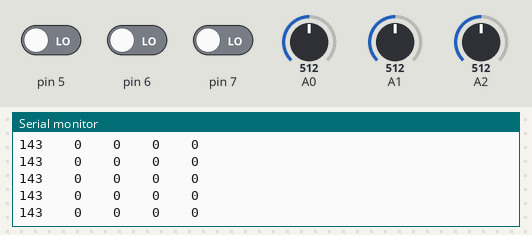
A sketch run on a simulated Arduino Uno, built with avr-gcc and run on an emulated ATmega328P. Parts: the last lines printed to the serial monitor. The test bench sets the inputs (shaded band); at power-on: A2 = 512, pin 5 LOW, pin 6 LOW, pin 7 LOW, A0 = 512, A1 = 512. No radio packets arrive unless stated.

Above: at 1.2 s.
1.3 s: A2 set to 694
At 2.4 s:
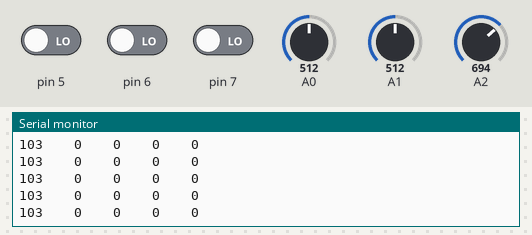
4.3 s: A2 set to 726
At 5.1 s:
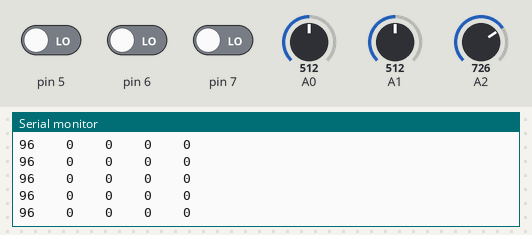
Timing chart, 0 to 7.3 s (numbered marks = the images above; inputs shaded):
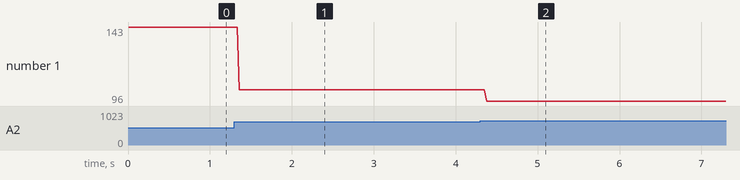

Measured:
- after the input at 1.3 s, the serial monitor: prints a new line after 0.06 s (image 1)
- after the input at 4.3 s, the serial monitor: prints a new line after 0.08 s (image 2)
- plotted number 1: 143 → 103 after the input at 1.3 s, 103 → 96 after the input at 4.3 s

The sketch:

Loco-control_TX.ino
```cpp
/* nrf24 RC controller for locomotive - Transmeter
    9.04.2020
*/

#include <SPI.h>
#include <nRF24L01.h>
#include <RF24.h>
#include <Wire.h>


int data[5];
int Speed; int way; int light; int sp;


RF24 radio(9, 10); //CE, CSN //MSOI-11, MISO-12, CLK-13

const byte password[6] = "00011"; //*enter a security code //

void setup() {
  pinMode(5, INPUT);
  pinMode(6, INPUT);
  pinMode(7, INPUT);

  Serial.begin(9600);
 Wire.begin();

  radio.begin();
  radio.openWritingPipe(password);
  radio.setPALevel(RF24_PA_MAX);
  radio.stopListening();


}

void loop() {

  int F = analogRead(A0);
  int B = analogRead(A1);

  sp = 0;
  for (int i = 0; i < 10; i++) {
    sp = sp + analogRead(A2);
  }
  Speed = sp / 10;

  int L1 = digitalRead(6);
  int L2 = digitalRead(7);
  int H = digitalRead(5);


  if (F > 1020 && B < 1020) {
    way = 1;                            //forword
  } else if (B > 1020 && F < 1020) {
    way = 2;                            //backword
  } else {
    way = 0;                            //stop
  }

 /* if (L1 == 1) {
    L1 = 1;
  } else {
    L1 = 0;
  }

  if (L2 == 1) {
    L2 = 1;
  } else {
    L2 = 0;
  }
*/
  data[0] = map(Speed, 0, 1024, 255, 30);
  data[1] = way; // 1-forword, 2-backword, 0-stop
  data[2] = L1;
  data[3] = L2;
  data[4] = H;


  radio.write(data, sizeof(data));

  Serial.print(data[0]);
  Serial.print("    ");
  Serial.print(data[1]);
  Serial.print("    ");
  Serial.print(data[2]);
  Serial.print("    ");
  Serial.print(data[3]);
  Serial.print("    ");
  Serial.println(data[4]);

  delay(10);

}
```
